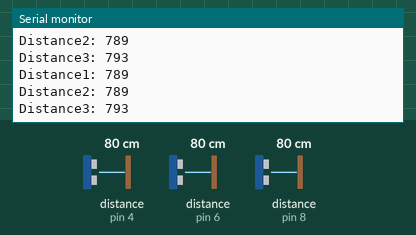
Simulated run of this sketch. Board: Arduino Uno, built with avr-gcc and run on an emulated ATmega328P. On the bench: the last lines printed to the serial monitor. Wiring (inferred from the names in the program): 3 × ultrasonic range finder: trigger pin 3, echo pin 4 / trigger pin 5, echo pin 6 / trigger pin 7, echo pin 8. Inputs (shaded band) come from the test bench; at power-on: distance to the obstacle (sensors on pin 4, pin 6, pin 8) 80 cm. The echo pulse lasts 58.3 µs per cm.

Above: at 1.2 s.
1.3 s: distance to the obstacle (sensor on pin 4) set to 2 cm
At 2.0 s:
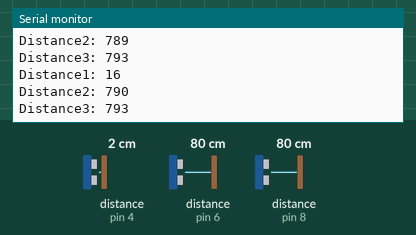
2.8 s: distance to the obstacle (sensor on pin 6) set to 2 cm
At 3.5 s:
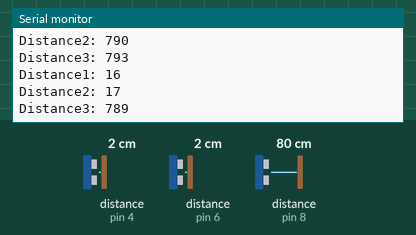
4.3 s: distance to the obstacle (sensor on pin 8) set to 2 cm
At 5.0 s:
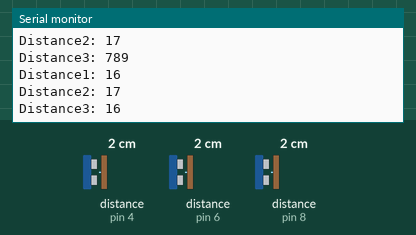
5.8 s: distance to the obstacle (sensor on pin 4) set to 4 cm
At 6.5 s:
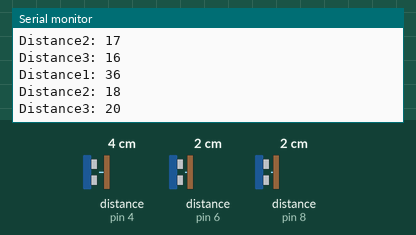
7.3 s: distance to the obstacle (sensor on pin 6) set to 4 cm
At 8.1 s:
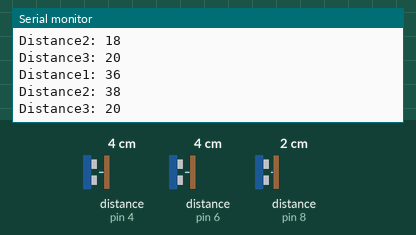
8.8 s: distance to the obstacle (sensor on pin 8) set to 4 cm
At 9.6 s:
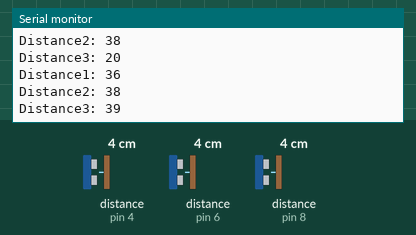
Timing chart, 0 to 11.3 s (numbered marks = the images above; inputs shaded):
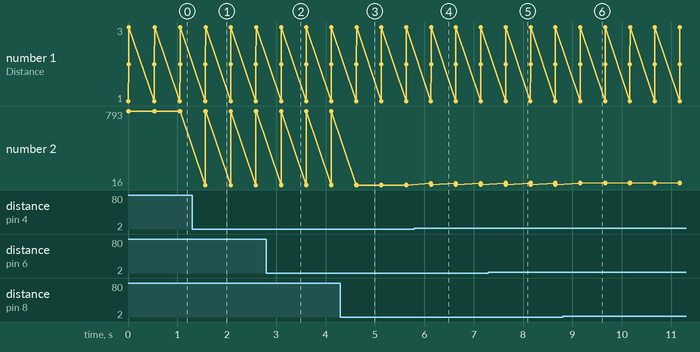

The sketch:

sonar3.ino
```cpp
#define TRIG1 3 // 초음파 센서 1번 TRIG 핀 번호
#define ECHO1 4 // 초음파 센서 1번 ECHO 핀 번호

#define TRIG2 5 // 초음파 센서 2번 TRIG 핀 번호
#define ECHO2 6 // 초음파 센서 2번 ECHO 핀 번호


#define TRIG3 7 // 초음파 센서 3번 TRIG 핀 번호
#define ECHO3 8 // 초음파 센서 3번 ECHO 핀 번호


void setup(){
  pinMode(TRIG1, OUTPUT);
  pinMode(ECHO1, INPUT);

  pinMode(TRIG2, OUTPUT);
  pinMode(ECHO2, INPUT);

  pinMode(TRIG3, OUTPUT);
  pinMode(ECHO3, INPUT);


  Serial.begin(115200); //통신속도를 11520으로 정의함
}
long sonar1(void) // 초음파 센서 1번 측정 함수
{
  long duration, distance;
  digitalWrite(TRIG1, HIGH);
  delayMicroseconds(10);
  digitalWrite(TRIG1, LOW);
  duration = pulseIn(ECHO1, HIGH);
  distance = ( (float)(340*duration)/1000)/2;

  return distance;
}

long sonar2(void) // 초음파 센서 2번 측정 함수
{
  long duration, distance;
  digitalWrite(TRIG2, HIGH);
  delayMicroseconds(10);
  digitalWrite(TRIG2, LOW);
  duration = pulseIn(ECHO2, HIGH);
  distance = ( (float)(340*duration)/1000)/2;

  return distance;

}

long sonar3(void) // 초음파 센서 3번 측정 함수
{
  long duration, distance;
  digitalWrite(TRIG3, HIGH);
  delayMicroseconds(10);
  digitalWrite(TRIG3, LOW);
  duration = pulseIn(ECHO3, HIGH);
  distance = ( (float)(340*duration)/1000)/2;

  return distance;

}
void loop()
{
  long duration, distance;
  digitalWrite(TRIG1, HIGH);
  delayMicroseconds(10);
  digitalWrite(TRIG1, LOW);
  duration = pulseIn(ECHO1, HIGH);
  distance = ( (float)(340*duration)/1000)/2;
  Serial.print("Distance1: ");
  Serial.println(sonar1());
  Serial.print("Distance2: ");
  Serial.println(sonar2());
  Serial.print("Distance3: ");
  Serial.println(sonar3());
  delay(500);

}
```

Measured:
- after the input at 1.3 s, the serial monitor: prints a new line after 0.27 s (image 1)
- after the input at 2.8 s, the serial monitor: prints a new line after 0.30 s (image 2)
- after the input at 4.3 s, the serial monitor: prints a new line after 0.33 s (image 3)
- after the input at 5.8 s, the serial monitor: prints a new line after 0.34 s (image 4)
- after the input at 7.3 s, the serial monitor: prints a new line after 0.35 s (image 5)
- after the input at 8.8 s, the serial monitor: prints a new line after 0.36 s (image 6)
- plotted number 2: 16 → 20 after the input at 5.8 s, 20 → 39 after the input at 8.8 s
